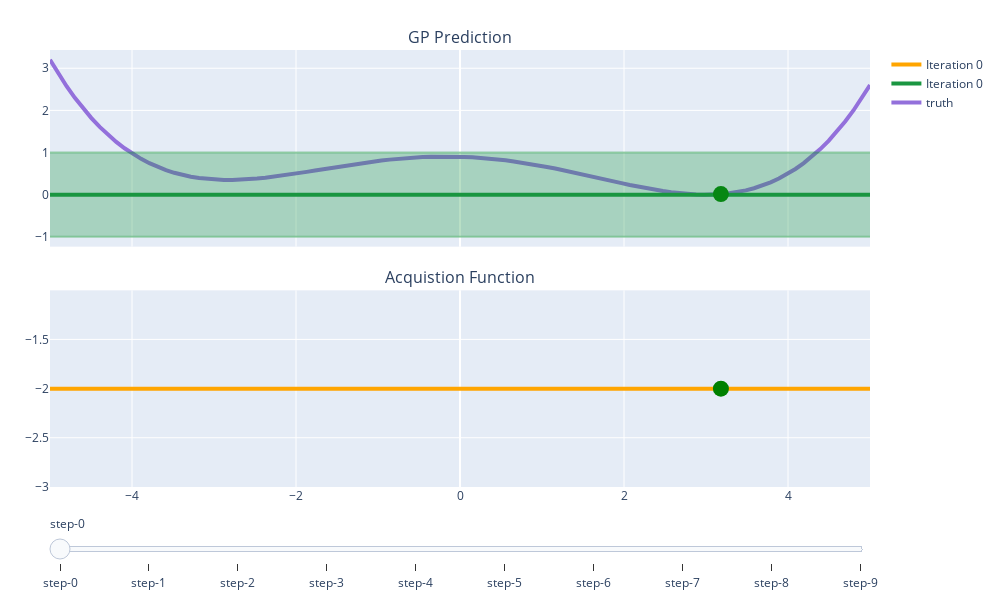

Here is the notebook cell this chart was saved with:
### Code cell
X_plot = X_query.flatten()
truth = himmelblau(X_query).flatten()
plot_bayes_opt_plotly(predictions=predictions, X_obs=X_obs, y_obs=y_obs, acquisition_values=acquisition_functions, acquisition_indices=acquisition_indices, X_plot=X_plot, truth=truth)
